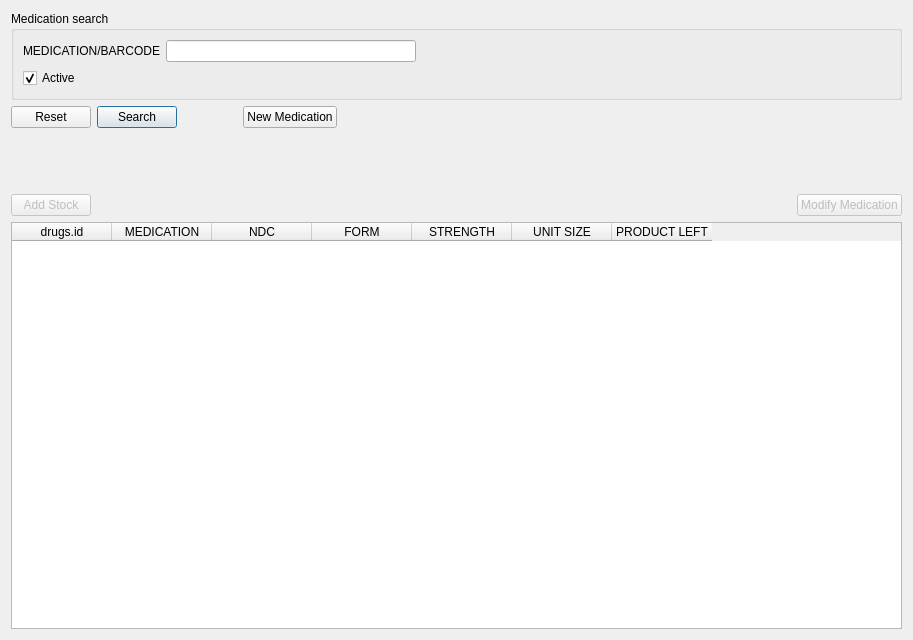
<?xml version="1.0" encoding="UTF-8"?>
<ui version="4.0">
 <class>FormularyFrame</class>
 <widget class="QFrame" name="FormularyFrame">
  <property name="geometry">
   <rect>
    <x>0</x>
    <y>0</y>
    <width>913</width>
    <height>640</height>
   </rect>
  </property>
  <property name="frameShape">
   <enum>QFrame::NoFrame</enum>
  </property>
  <property name="frameShadow">
   <enum>QFrame::Plain</enum>
  </property>
  <layout class="QVBoxLayout" name="verticalLayout">
   <item>
    <widget class="QGroupBox" name="groupBox">
     <property name="title">
      <string notr="true">Medication search</string>
     </property>
     <layout class="QVBoxLayout" name="verticalLayout_2">
      <item>
       <layout class="QHBoxLayout" name="horizontalLayout">
        <item>
         <widget class="QLabel" name="nameLabel">
          <property name="toolTip">
           <string comment="MEDICATION/BARCODE SEARCH TOOLTIP">MEDICATION/BARCODE</string>
          </property>
          <property name="text">
           <string comment="MEDICATION/BARCODE SEARCH LABEL">MEDICATION/BARCODE</string>
          </property>
         </widget>
        </item>
        <item>
         <widget class="QLineEdit" name="nameField">
          <property name="minimumSize">
           <size>
            <width>200</width>
            <height>0</height>
           </size>
          </property>
          <property name="maximumSize">
           <size>
            <width>250</width>
            <height>16777215</height>
           </size>
          </property>
          <property name="toolTip">
           <string comment="MEDICATION/BARCODE SEARCH TOOLTIP">MEDICATION/BARCODE</string>
          </property>
          <property name="text">
           <string notr="true"/>
          </property>
         </widget>
        </item>
        <item>
         <spacer name="horizontalSpacer">
          <property name="orientation">
           <enum>Qt::Horizontal</enum>
          </property>
          <property name="sizeHint" stdset="0">
           <size>
            <width>40</width>
            <height>20</height>
           </size>
          </property>
         </spacer>
        </item>
       </layout>
      </item>
      <item>
       <layout class="QHBoxLayout" name="horizontalLayout_2">
        <item>
         <widget class="QCheckBox" name="activeCheckbox">
          <property name="text">
           <string notr="true">Active</string>
          </property>
          <property name="checked">
           <bool>true</bool>
          </property>
         </widget>
        </item>
        <item>
         <spacer name="horizontalSpacer_2">
          <property name="orientation">
           <enum>Qt::Horizontal</enum>
          </property>
          <property name="sizeHint" stdset="0">
           <size>
            <width>40</width>
            <height>20</height>
           </size>
          </property>
         </spacer>
        </item>
       </layout>
      </item>
     </layout>
    </widget>
   </item>
   <item>
    <layout class="QHBoxLayout" name="horizontalLayout_3">
     <item>
      <widget class="QPushButton" name="resetButton">
       <property name="text">
        <string notr="true">Reset</string>
       </property>
      </widget>
     </item>
     <item>
      <widget class="QPushButton" name="searchButton">
       <property name="text">
        <string notr="true">Search</string>
       </property>
       <property name="default">
        <bool>true</bool>
       </property>
      </widget>
     </item>
     <item>
      <spacer name="horizontalSpacer_5">
       <property name="orientation">
        <enum>Qt::Horizontal</enum>
       </property>
       <property name="sizeType">
        <enum>QSizePolicy::Fixed</enum>
       </property>
       <property name="sizeHint" stdset="0">
        <size>
         <width>60</width>
         <height>20</height>
        </size>
       </property>
      </spacer>
     </item>
     <item>
      <widget class="QPushButton" name="newMedicationButton">
       <property name="text">
        <string notr="true">New Medication</string>
       </property>
      </widget>
     </item>
     <item>
      <spacer name="horizontalSpacer_3">
       <property name="orientation">
        <enum>Qt::Horizontal</enum>
       </property>
       <property name="sizeHint" stdset="0">
        <size>
         <width>40</width>
         <height>20</height>
        </size>
       </property>
      </spacer>
     </item>
    </layout>
   </item>
   <item>
    <spacer name="verticalSpacer">
     <property name="orientation">
      <enum>Qt::Vertical</enum>
     </property>
     <property name="sizeType">
      <enum>QSizePolicy::Fixed</enum>
     </property>
     <property name="sizeHint" stdset="0">
      <size>
       <width>20</width>
       <height>60</height>
      </size>
     </property>
    </spacer>
   </item>
   <item>
    <layout class="QHBoxLayout" name="horizontalLayout_4">
     <item>
      <widget class="QPushButton" name="newStockButton">
       <property name="enabled">
        <bool>false</bool>
       </property>
       <property name="text">
        <string notr="true">Add Stock</string>
       </property>
      </widget>
     </item>
     <item>
      <spacer name="horizontalSpacer_4">
       <property name="orientation">
        <enum>Qt::Horizontal</enum>
       </property>
       <property name="sizeHint" stdset="0">
        <size>
         <width>40</width>
         <height>20</height>
        </size>
       </property>
      </spacer>
     </item>
     <item>
      <widget class="QPushButton" name="modifyButton">
       <property name="enabled">
        <bool>false</bool>
       </property>
       <property name="text">
        <string notr="true">Modify Medication</string>
       </property>
      </widget>
     </item>
    </layout>
   </item>
   <item>
    <widget class="QTableWidget" name="resultTable">
     <property name="contextMenuPolicy">
      <enum>Qt::ActionsContextMenu</enum>
     </property>
     <property name="editTriggers">
      <set>QAbstractItemView::NoEditTriggers</set>
     </property>
     <property name="selectionBehavior">
      <enum>QAbstractItemView::SelectRows</enum>
     </property>
     <property name="sortingEnabled">
      <bool>true</bool>
     </property>
     <property name="columnCount">
      <number>7</number>
     </property>
     <attribute name="horizontalHeaderHighlightSections">
      <bool>false</bool>
     </attribute>
     <attribute name="horizontalHeaderMinimumSectionSize">
      <number>100</number>
     </attribute>
     <column>
      <property name="text">
       <string>drugs.id</string>
      </property>
     </column>
     <column>
      <property name="text">
       <string comment="MEDICATION DISPLAY LABEL">MEDICATION</string>
      </property>
      <property name="toolTip">
       <string comment="MEDICATION DISPLAY TOOLTIP">MEDICATION</string>
      </property>
     </column>
     <column>
      <property name="text">
       <string comment="NDC DISPLAY LABEL">NDC</string>
      </property>
      <property name="toolTip">
       <string comment="NDC DISPLAY TOOLTIP">NDC</string>
      </property>
     </column>
     <column>
      <property name="text">
       <string comment="FORM DISPLAY LABEL">FORM</string>
      </property>
      <property name="toolTip">
       <string comment="FORM DISPLAY TOOLTIP">FORM</string>
      </property>
     </column>
     <column>
      <property name="text">
       <string comment="STRENGTH DISPLAY LABEL">STRENGTH</string>
      </property>
      <property name="toolTip">
       <string comment="STRENGTH DISPLAY TOOLTIP">STRENGTH</string>
      </property>
     </column>
     <column>
      <property name="text">
       <string comment="UNIT SIZE DISPLAY LABEL">UNIT SIZE</string>
      </property>
      <property name="toolTip">
       <string comment="UNIT SIZE DISPLAY TOOLTIP">UNIT SIZE</string>
      </property>
     </column>
     <column>
      <property name="text">
       <string comment="PRODUCT LEFT DISPLAY LABEL">PRODUCT LEFT</string>
      </property>
      <property name="toolTip">
       <string comment="PRODUCT LEFT DISPLAY TOOLTIP">PRODUCT LEFT</string>
      </property>
     </column>
    </widget>
   </item>
  </layout>
  <action name="newMedicationAction">
   <property name="text">
    <string notr="true">New Medication</string>
   </property>
   <property name="toolTip">
    <string notr="true">Add a new medication.</string>
   </property>
  </action>
  <action name="newStockAction">
   <property name="text">
    <string notr="true">Add Stock</string>
   </property>
   <property name="toolTip">
    <string notr="true">Add new stock of a medication.</string>
   </property>
  </action>
  <action name="modifyAction">
   <property name="text">
    <string notr="true">Modify Medication</string>
   </property>
   <property name="toolTip">
    <string notr="true">Modify medication information.</string>
   </property>
  </action>
  <action name="toggleAction">
   <property name="text">
    <string notr="true">Toggle Active</string>
   </property>
   <property name="toolTip">
    <string notr="true">Toggle active/inactive</string>
   </property>
  </action>
  <action name="viewAction">
   <property name="text">
    <string notr="true">View Medication</string>
   </property>
   <property name="toolTip">
    <string notr="true">View the medication information</string>
   </property>
  </action>
 </widget>
 <resources/>
 <connections>
  <connection>
   <sender>nameField</sender>
   <signal>returnPressed()</signal>
   <receiver>searchButton</receiver>
   <slot>click()</slot>
   <hints>
    <hint type="sourcelabel">
     <x>168</x>
     <y>20</y>
    </hint>
    <hint type="destinationlabel">
     <x>129</x>
     <y>78</y>
    </hint>
   </hints>
  </connection>
  <connection>
   <sender>resetButton</sender>
   <signal>clicked()</signal>
   <receiver>nameField</receiver>
   <slot>clear()</slot>
   <hints>
    <hint type="sourcelabel">
     <x>48</x>
     <y>78</y>
    </hint>
    <hint type="destinationlabel">
     <x>168</x>
     <y>20</y>
    </hint>
   </hints>
  </connection>
  <connection>
   <sender>newStockButton</sender>
   <signal>clicked()</signal>
   <receiver>newStockAction</receiver>
   <slot>trigger()</slot>
   <hints>
    <hint type="sourcelabel">
     <x>48</x>
     <y>175</y>
    </hint>
    <hint type="destinationlabel">
     <x>-1</x>
     <y>-1</y>
    </hint>
   </hints>
  </connection>
  <connection>
   <sender>modifyButton</sender>
   <signal>clicked()</signal>
   <receiver>modifyAction</receiver>
   <slot>trigger()</slot>
   <hints>
    <hint type="sourcelabel">
     <x>854</x>
     <y>175</y>
    </hint>
    <hint type="destinationlabel">
     <x>-1</x>
     <y>-1</y>
    </hint>
   </hints>
  </connection>
  <connection>
   <sender>newMedicationButton</sender>
   <signal>clicked()</signal>
   <receiver>newMedicationAction</receiver>
   <slot>trigger()</slot>
   <hints>
    <hint type="sourcelabel">
     <x>280</x>
     <y>78</y>
    </hint>
    <hint type="destinationlabel">
     <x>-1</x>
     <y>-1</y>
    </hint>
   </hints>
  </connection>
 </connections>
</ui>
